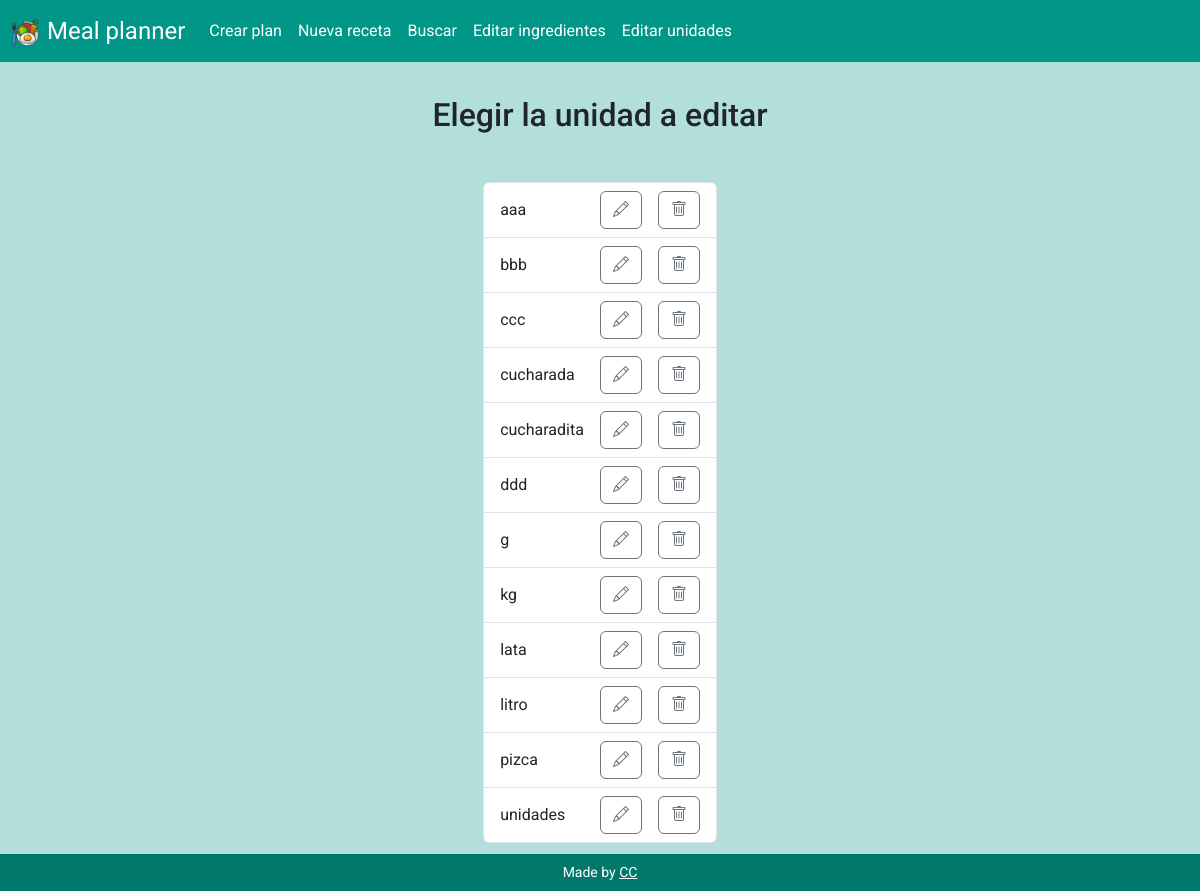
/edit_units, run on an earlier commit of the app's database.
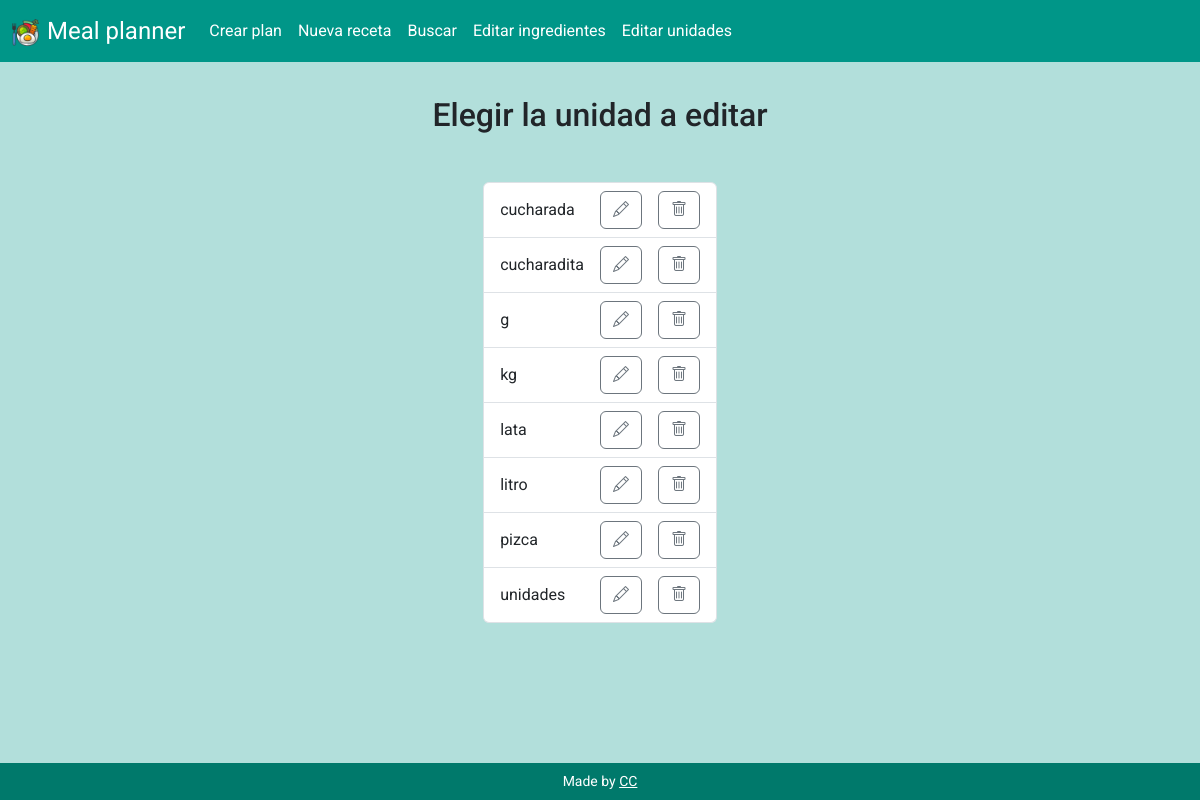
And on a later commit of the database.
### tables this page shows
CREATE TABLE units (id INTEGER PRIMARY KEY AUTOINCREMENT NOT NULL, name TEXT NOT NULL);

### app.py (the view)
@app.route("/edit_units")
def edit_units():
    cur = db_connect()
    cur.execute("SELECT * FROM units ORDER BY name ASC")
    all_units = cur.fetchall()
    db_close(cur)
    return render_template("edit_units.html", all_units=all_units)

### app.py (called while the page is built)
def db_connect():
    con = sqlite3.connect("meal_planner.db")
    con.row_factory = sqlite3.Row
    cur = con.cursor()
    return cur

def db_close(con):
    con.close()

@app.after_request
def after_request(response):
    response.headers["Cache-Control"] = "no-cache, no-store, must-revalidate"
    response.headers["Expires"] = 0
    response.headers["Pragma"] = "no-cache"
    return response

### templates/edit_units.html (shortened to what this page needs)
{% extends "layout.html" %}
{% block main %}
<section class="container-fluid text-center">
    <h2 class="mb-5">Elegir la unidad a editar</h2>
    <ul class="list-group d-inline-flex">
        {% for unit in all_units %}
            <li class="list-group-item d-flex justify-content-between align-items-center">
                <p class="m-0">{{ unit["name"] }}</p>
                <div class="d-flex">
                    <form action="/edit_single_unit" method="get">
                        <button type="submit" class="btn btn-outline-secondary mx-3"><i class="bi bi-pencil"></i></button>
                    </form>
                    <form action="/delete_unit" method="get">
                        <button type="submit" class="btn btn-outline-secondary"><i class="bi bi-trash"></i></button>
                    </form>
                </div>
            </li>
        {% endfor %}
    </ul>
</section>
{% endblock %}

What changed in the data, as far as the page shows it:
removed units: name "aaa"
removed units: name "bbb"
removed units: name "ccc"
removed units: name "ddd"
